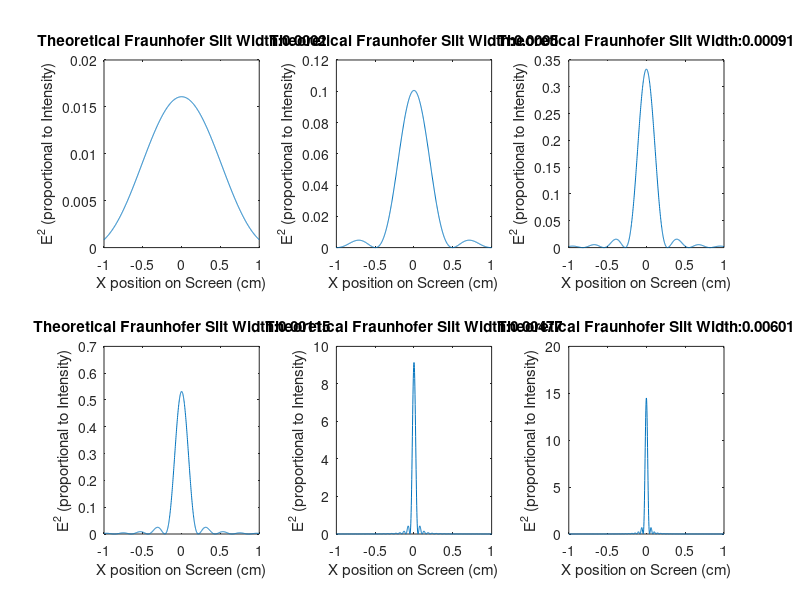

Reproduce this figure in MATLAB.
% 

lambda = 6.328e-7;
k = (2*pi())/lambda;
z = 3.93;


x = linspace(-0.01,0.01,1000);
i = 1;
figure;
for w = [0.2 0.5 0.91 1.15 4.77 6.01]./1000 %m
    
    E = sqrt(2*z * (pi() * k)^-1) .* x.^-1 .* sin( w .* k .* x .* (2 * z)^-1);
    E_square = E.^2;
    
    subplot(2,3,i)
    plot(x.*100,E_square);
    hold on;
    xlabel('X position on Screen (cm)');
    ylabel('E^2 (proportional to Intensity)');
    title(strcat('Theoretical Fraunhofer Slit Width:',num2str(w)));
    hold off;
    i = i+1;
end